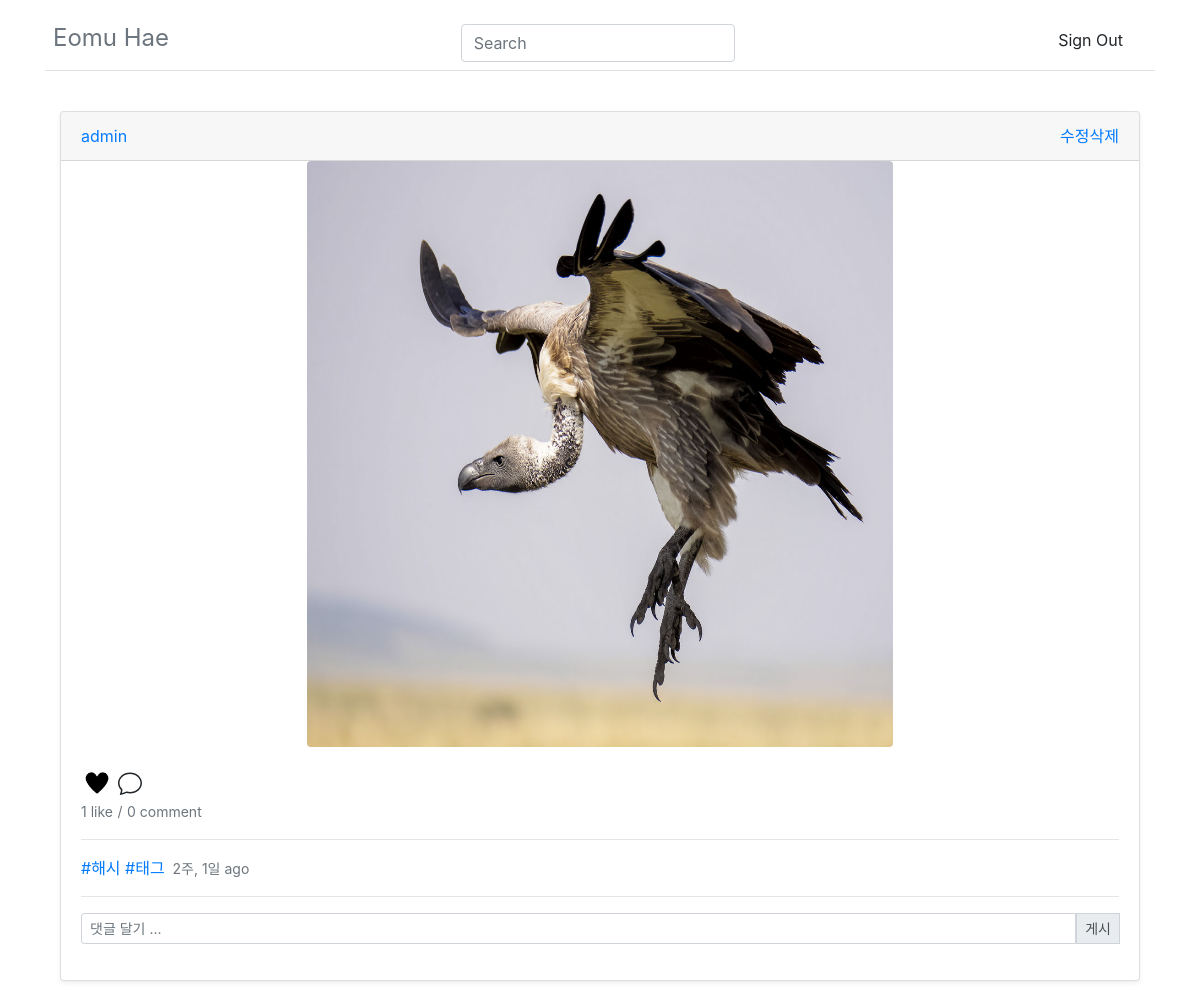
Page /intworldapp/explore/tags/태그/ on the earlier database version.
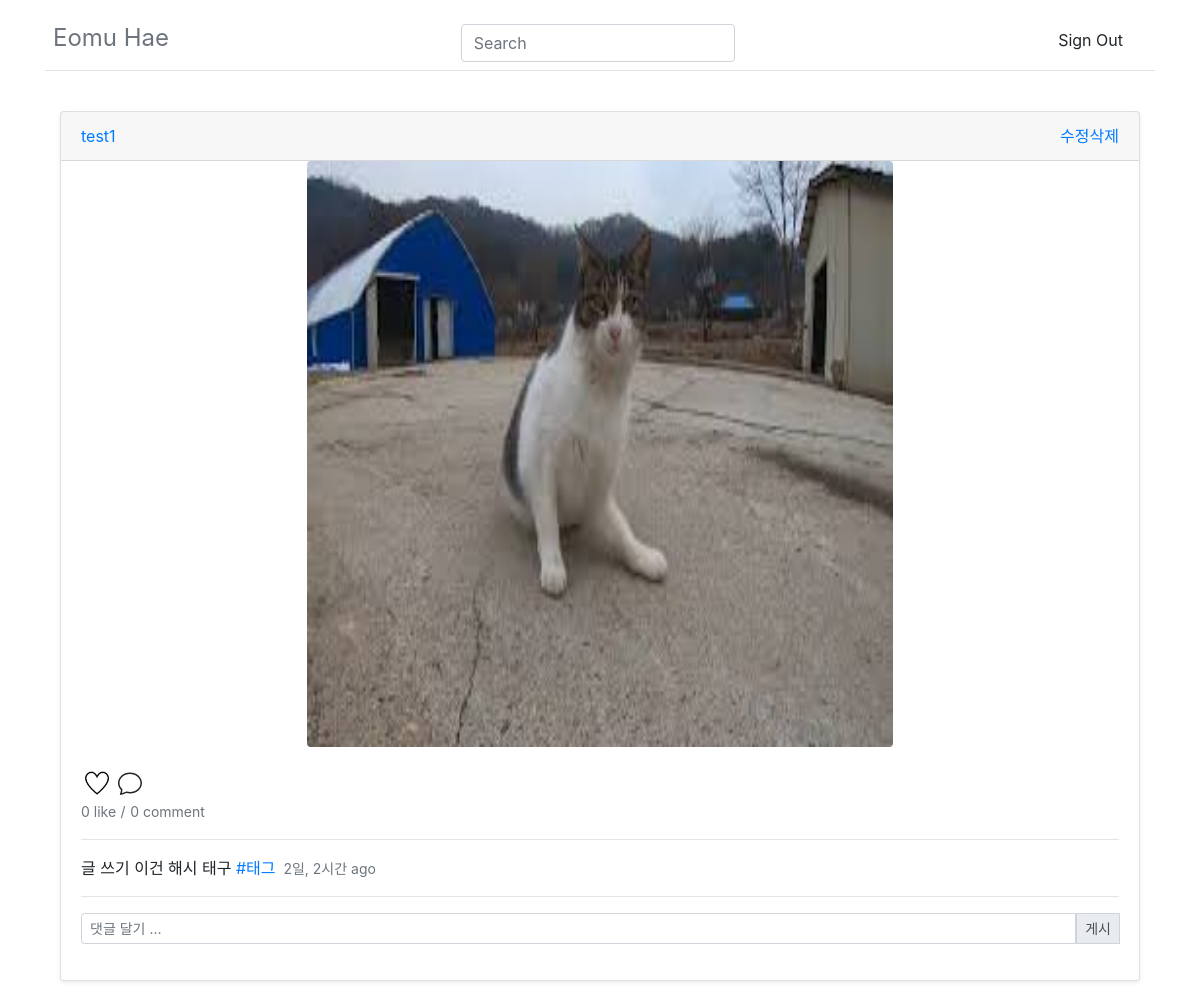
Same page on the later database version.
### intworldapp/models.py (models this page shows, shortened)
class Post(models.Model):
    main_text = models.CharField(max_length=200)
    create_user = models.ForeignKey(User, on_delete = models.CASCADE)
    create_date = models.DateTimeField('date published', default=timezone.now)
    update_date = models.DateTimeField('date published', null = True, default=timezone.now)
    create_img = models.ImageField(blank=True, upload_to="post/%Y/%m/%d", null=True)
    likes = models.ManyToManyField(User, related_name='likes')
    tag_set = models.ManyToManyField('Tag', blank=True)
    @property
    def total_likes(self):
        return self.likes.count()

class Tag(models.Model):
    tag_name = models.CharField(max_length=140, unique=True)

### intworldapp/views.py (the view)
# urls.py: path('explore/tags/<str:tag>/', views.search, name='search'),
def search(request, tag=None):
    posts = Post.objects.all().order_by('-id')
    q = request.POST.get('q', "")
    if tag:
        posts = Post.objects.filter(tag_set__tag_name__iexact=tag).prefetch_related('tag_set').select_related('create_user')
        return render(request, 'search.html', {'posts' : posts, 'q' : q, 'tag': tag})
    if q:
        posts = posts.filter(main_text__icontains=q)
        return render(request, 'search.html', {'posts' : posts, 'q' : q})
    else:
        return render(request, 'search.html')

### intworldapp/templatetags/post_extras.py (called while the page is built)
@register.filter
def add_link(value):
    main_text = value.main_text
    tags = value.tag_set.all()
    for tag in tags:
        main_text = re.sub(r'\#'+tag.tag_name+r'\b', '<a href="/intworldapp/explore/tags/'+tag.tag_name+'">#'+tag.tag_name+'</a>', main_text)
    return main_text

### intworldapp/templates/search.html (shortened to what this page needs)
{% extends 'base.html' %}
{% load post_extras %}
{% load humanize %}
{% block content %}
<body>
<div class="container">
  {% for post in posts.all %}
  <div class="card-deck mb-3">
    <div class="card mb-4 shadow-sm">
      <div class="card-header">
        <div class="d-flex justify-content-between align-items-center">
          <div class="btn-group">
          <a class="my-0 font-weight-normal" href="{% url 'userpage' post.create_user %}">{{ post.create_user }}</a>
          </div>
          <div class="btn-group">
          <a href="{% url 'update' post.id %}">수정</a>
          <a href="{% url 'delete' post.id %}">삭제</a>
          </div>
        </div>
      </div>
      {% if post.create_img %}
      <div class="text-center">
        <img src="{{post.create_img.url}}" class="rounded" alt="..." width="585.5dp" height="585.5dp">
      </div>
      {% else %}
      <a>no</a>
      {% endif %}
      <div class="card-body">
        {% if post.likes.all %}
        <a class="like" name="{{ post.pk }}"><img id="like-img{{ post.pk }}" src="/static/like_after.png" alt="클릭시 좋아요 취소" style="width: 2rem; height:2rem;"></a>
        {% else %}
        <a class="like" name="{{ post.pk }}"><img id="like-img{{ post.pk }}" src="/static/like_before.png" alt="클릭시 좋아요" style="width: 2rem; height:2rem;"></a>
        {% endif %}
        <br>
        <small class="text-muted"><span class="like_count" id="count{{ post.pk }}">{{ post.total_likes }} like</span></small>
        <small class="text-muted">/</small>
        <small class="text-muted">{{post.comments.count}} comment</small>
        <hr>
        <a class="card-title pricing-card-title">{{ post|add_link|safe }}<small class="text-muted">&nbsp;&nbsp;{{ post.create_date | naturaltime }}</small></a>
        <hr>
        <form action="{% url 'c_post' post.id %}" method="POST">
          <div class="input-group input-group-sm mb-3">
            <input type="text" class="form-control" aria-label="Sizing example input" aria-describedby="inputGroup-sizing-sm" name="comment_text" id="comment_text" placeholder="댓글 달기 ..." style="display:inline-block">
            <div class="input-group-prepend">
              <button class="input-group-text" id="inputGroup-sizing-sm" type="submit">게시</button>
            </div>
          </div>
        </form>
      </div>
    </div>
  </div>
  {% endfor %}
</div>
</body>
{% endblock %}

Differences in the rows shown:
removed Post: create_user "admin", create_img (picture), total_likes "1", comments.count "0", main_text+id "#해시 #태그", create_date "2주, 1일 ago"
added Post: create_user "test1", create_img (picture), total_likes "0", comments.count "0", main_text+id "글 쓰기 이건 해시 태구 #태그", create_date "2일, 2시간 ago"
